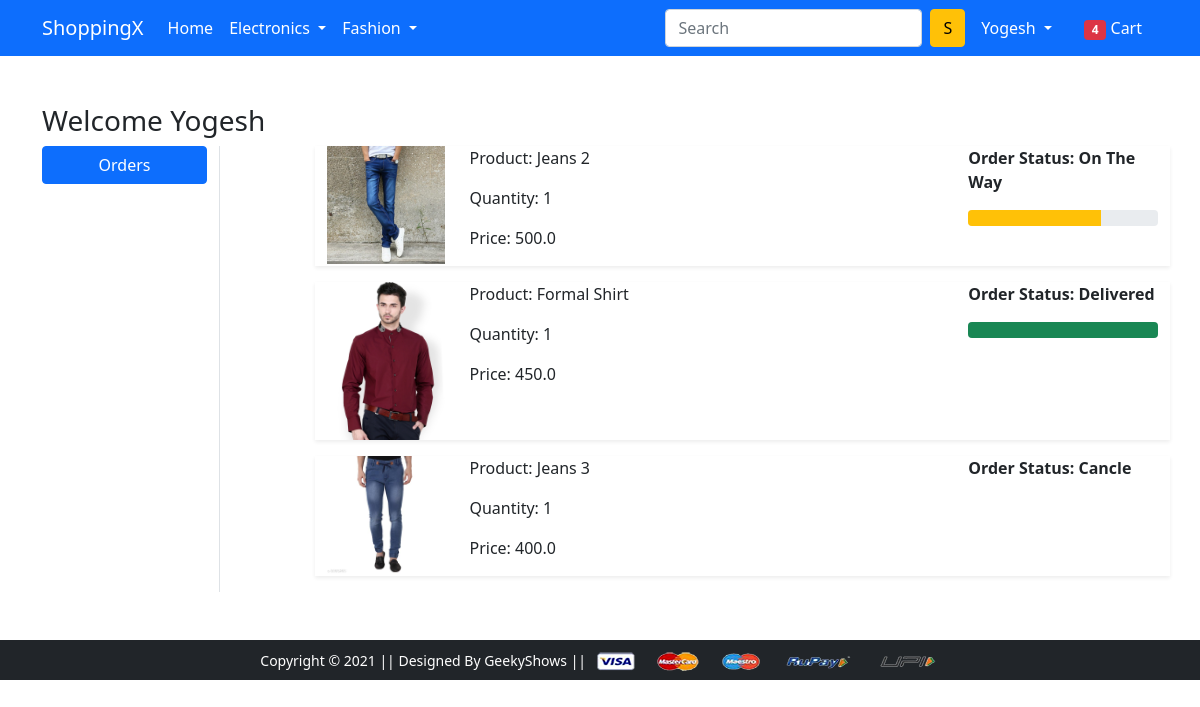
Page /orders/ (signed in) on the committed database.
### app/models.py (models this page shows, shortened)
class orderplaced(models.Model):
    user = models.ForeignKey(User, on_delete=models.CASCADE)
    customer = models.ForeignKey(Customer, on_delete=models.CASCADE)
    product = models.ForeignKey(Product, on_delete=models.CASCADE)
    quantity = models.PositiveIntegerField(default=1)
    ordered_date = models.DateTimeField(auto_now_add=True)
    status = models.CharField(choices=STATUS_CHOICES,default='Pending',max_length=50)
    @property
    def total_cost(self):
        return self.quantity * self.product.discount_price

class Product(models.Model):
    title = models.CharField(max_length=100)
    selling_price = models.FloatField()
    discount_price = models.FloatField()
    description = models.TextField()
    brand = models.CharField(max_length=100)
    category = models.CharField(choices=CATEGORY_CHOICES,max_length=2)
    product_image = models.ImageField(upload_to='productimg')

### app/views.py (the view)
# urls.py: path('orders/', views.orders, name='orders'),
@login_required
def orders(request):
 op = orderplaced.objects.filter(user=request.user)
 return render(request, 'app/orders.html',{'order_placed':op})

### app/templates/app/orders.html (shortened to what this page needs)
{% extends 'app/base.html' %}
{% load static %}
{% block main-content %}
<div class="container my-5">
 <div class="row">
 <h3>Welcome {{request.user.username|capfirst}}</h3>
  <div class="col-sm-2 border-end">
   <ul class="list-unstyled">
    <li class="d-grid"><a href="{% url 'orders' %}" class="btn btn-primary">Orders</a></li>
   </ul>
  </div>
  <div class="col-sm-9 offset-sm-1">
    {% for op in order_placed %}
   <div class="row shadow-sm mb-3">
    <div class="col-sm-2">
        <img src="{{op.product.product_image.url}}" alt="" class="img-fluid" height="150" width="150">
    </div>
    <div class="col-sm-7">
        <p>Product: {{op.product.title}}</p>
        <p>Quantity: {{op.quantity}}</p>
        <p>Price: {{op.total_cost}}</p>
    </div>
    <div class="col-sm-3 fw-bold">
        <p>Order Status: {{op.status}}</p>
     {% if op.status == 'On The Way' %}
     <div class="progress">
         <div class="progress-bar bg-warning" role="progressbar" style="width: 70%;" aria-valuenow="70" aria-valuemin="0" aria-valuemax="100"></div>
     </div>
     {% endif %}
        {% if op.status == 'Delivered' %}
         <div class="progress">
            <div class="progress-bar bg-success" role="progressbar" style="width: 100%;" aria-valuenow="100" aria-valuemin="0" aria-valuemax="100"></div>
         </div>
        {% endif %}
    </div>
   </div>
   {% endfor %}
  </div>
 </div>
</div>
{% endblock main-content %}

### app/templates/app/base.html (shortened to what this page needs)
<!doctype html>
{% load static %}
<html lang="en">
  <head>
    <link href="https://cdn.jsdelivr.net/npm/bootstrap@5.0.0-beta1/dist/css/bootstrap.min.css" rel="stylesheet">
    <link rel="stylesheet" href="{% static 'app/css/owl.carousel.min.css' %}">
    <link rel="stylesheet" href="{% static 'app/css/all.min.css' %}">
    <link rel="stylesheet" href="{% static 'app/css/style.css' %}">
  </head>
  <body>
    <nav class="navbar navbar-expand-lg navbar-dark bg-primary">
     <div class="container">
       <a class="navbar-brand" href="/">ShoppingX</a>
       <div class="collapse navbar-collapse" id="navbarSupportedContent">
         <ul class="navbar-nav me-auto mb-2 mb-lg-0">
           <li class="nav-item">
             <a class="nav-link active" aria-current="page" href="/">Home</a>
           </li>
           <li class="nav-item dropdown">
             <a class="nav-link dropdown-toggle text-white" href="#" id="electronicsDropdown" role="button" data-bs-toggle="dropdown" aria-expanded="false">
               Electronics
             </a>
           </li>
           <li class="nav-item dropdown">
             <a class="nav-link dropdown-toggle text-white" href="#" id="fashionDropdown" role="button" data-bs-toggle="dropdown" aria-expanded="false">
               Fashion
             </a>
           </li>
         </ul>
         <form class="d-flex" method="POST">
           <input class="form-control me-2" type="search" placeholder="Search" aria-label="Search">
           <button class="btn btn-warning" type="submit">S</button>
         </form>
         <div>
          <ul class="navbar-nav me-auto mb-2 mb-lg-0">
            {% if request.user.is_authenticated %}
           <li class="nav-item dropdown mx-2">
              <a class="nav-link dropdown-toggle text-white" href="#" id="profileDropdown" role="button" data-bs-toggle="dropdown" aria-expanded="false">
                {{ request.user.username|capfirst }}
              </a>
            </li>
            <li class="nav-item mx-2">
             <a href="{% url 'showcart' %}" class="nav-link text-white"><span class="badge bg-danger">4</span> Cart </a>
            </li>
            {% endif %}
          </ul>
         </div>
       </div>
     </div>
    </nav>
    {% block main-content %} {% endblock main-content %}
    <footer class="container-fluid bg-dark text-center p-2 mt-5">
        <small class="text-white">Copyright &copy; 2021 || Designed By GeekyShows || </small>
        <img src="{% static 'app/images/payment.png' %}" alt="" srcset="" class="img-fluid" height="2px">
    </footer>
  </body>
</html>

### rows in the picture
orderplaced: product.product_image (picture), product "Jeans 2", quantity "1", total_cost "500.0", status "On The Way"
orderplaced: product.product_image (picture), product "Formal Shirt", quantity "1", total_cost "450.0", status "Delivered"
orderplaced: product.product_image (picture), product "Jeans 3", quantity "1", total_cost "400.0", status "Cancle"

### other values in the picture
{{ request.user.username|capfirst }} "Yogesh"
